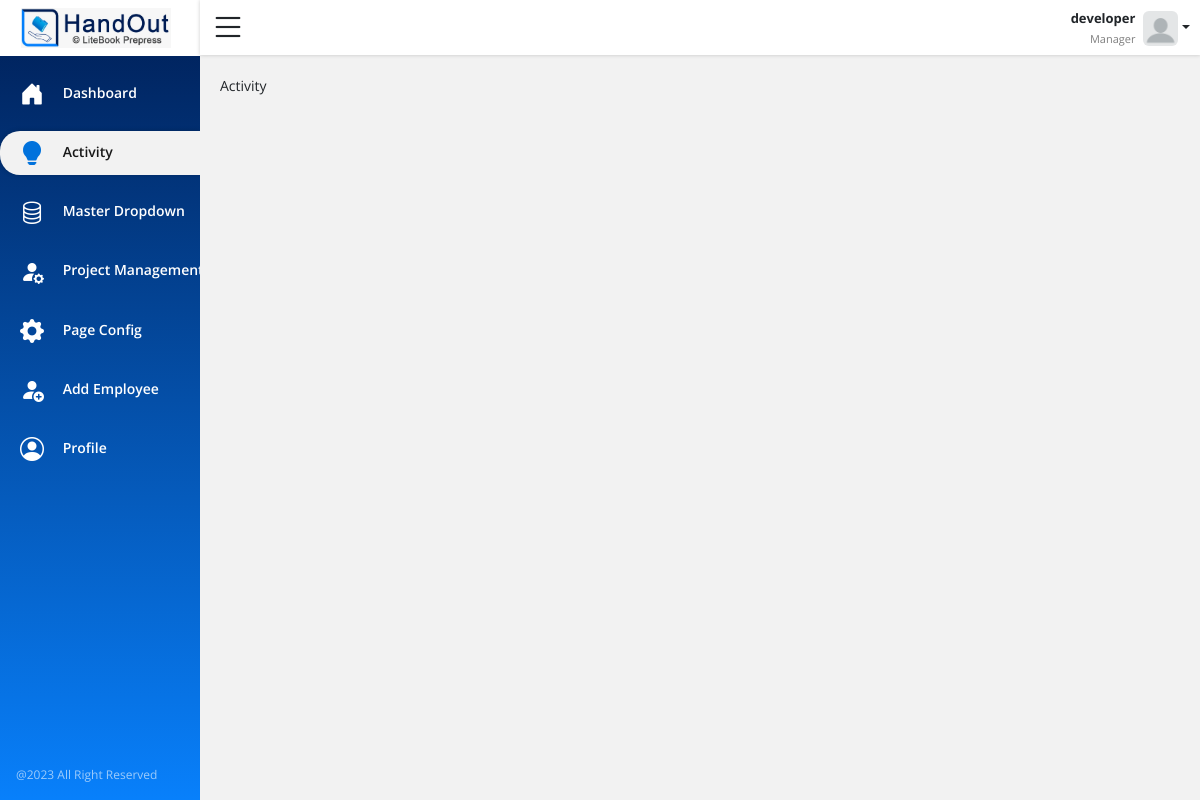
Page /activity.php (signed in) on the committed database.
### tables this page shows
CREATE TABLE `page_config` (
  `id` int(20) NOT NULL,
  `page_name` varchar(50) DEFAULT NULL,
  `page_file_name` varchar(75) DEFAULT NULL
);

CREATE TABLE `master_role` (
  `id` int(20) NOT NULL,
  `name` varchar(50) DEFAULT NULL,
  `create_date` date DEFAULT NULL
);

### shared/master_data_load.php (called while the page is built, shortened)
<?php
    function getValueMaster($dbName,$value,$conn){
        $result = mysqli_fetch_assoc(mysqli_query($conn, "SELECT * FROM $dbName WHERE id=$value"));
        return $result['name'];
    }
?>

### includes/aside.php (the view, shortened to what this page needs)
<aside class="admin_aside d-flex flex-column h-100 col-xl-2 col-lg-3 col-md-4">
        <header class="flx_0 desktop_logo bg-white">
            <a href="#" target="_blank">
                <img src="assets/images/logo.jpg" alt="">
            </a>
        </header>
        <div class="flx_1 aside_nav pt-3">
            <ul class="MenuLoad">
               <?php
                $getRoleid = $_SESSION['role'];
                if($getRoleid == 1){
                    $getPages = mysqli_query($conn, "SELECT * FROM `page_config` WHERE `id` != 1");
                }
                else{
                    $getPages = mysqli_query($conn, "SELECT * FROM `page_mapping` WHERE `role` = '$getRoleid'");
                }
                $getPageName = basename($_SERVER['REQUEST_URI'], '?' . $_SERVER['QUERY_STRING']);
                $getPageName = preg_replace('/\\.[^.\\s]{3,4}$/', '', $getPageName);
                ?>
                <li><a class="<?php if($getPageName == 'dashboard') {echo 'aside_nav_active';} else {echo '';} ?>" href="dashboard.php"> <i class="bi bi-house-door-fill"></i> Dashboard</a></li>
                <?php
                while ($row = mysqli_fetch_array($getPages)) {
                    $icons = '';
                    if($row["page_file_name"] == 'activity'){
                        $icons = 'bi-lightbulb-fill';
                    }
                    else if($row["page_file_name"] == 'master-dropdown'){
                        $icons = 'bi-database';
                    }
                    else if($row["page_file_name"] == 'project-management'){
                        $icons = 'bi-person-fill-gear';
                    }
                    else if($row["page_file_name"] == 'page-config'){
                        $icons = 'bi-gear-fill';
                    }
                    else if($row["page_file_name"] == 'add-employee'){
                        $icons = 'bi-person-fill-add';
                    }
                    else{
                        $icons ='bi-check-circle-fill';
                    }
                    ?>
                        <li> <a class="<?php if($getPageName == $row["page_file_name"]) {echo 'aside_nav_active';} else {echo '';} ?>" href="<?php echo $row["page_file_name"].'.php' ?>"> <i class="bi <?php echo $icons;?>"></i> <?php echo str_replace("-"," ",$row["page_file_name"]); ?></a> </li>
                    <?php
                }
                ?>
                <li><a class="<?php if($getPageName == 'profile') {echo 'aside_nav_active';} else {echo '';} ?>" href="profile.php"> <i class="bi bi-person-circle"></i> Profile</a></li>
            </ul>
        </div>
        <footer class="flx_0 footer_copy p-3">
            @2023 All Right Reserved
        </footer>
    </aside>

### includes/content-header.php (shortened to what this page needs)
<header class="main_header flx_0 w-100">
            <div class="row g-0">
                <div class="col-auto col-3 d-flex align-items-center top_h_left">
                    <div class="flx_0 res_menu pe-2 pe-sm-3">
                        <i class="bi bi-list"></i>
                    </div>
                </div>
                <div class="col d-flex align-items-center justify-content-end flex-row top_h_right">
                    <div class="prof_top cursor ps-4">
                        <div class="dropdown">
                            <div class="d-inline-flex dropdown-toggle" data-bs-toggle="dropdown">
                                <div class="flx_1 text-end pe-2">
                                    <h3 class="bld_txt_1 mb-0"><?php echo $_SESSION["username"]; ?></h3>
                                    <small class="font_1x txt_clr_1"> <?php
                                        require_once('shared/master_data_load.php');
                                        if(isset($_SESSION["role"])){
                                            echo getValueMaster('master_role',$_SESSION["role"],$conn);
                                        }
                                        else{
                                            echo '';
                                        }
                                    ?></small>
                                </div>
                                <div class="flx_0 profile_img">
                                <?php
                                    if($_SESSION['profileFileName'])
                                    {
                                        ?>
                                            <img src="assets/profile/<?php echo $_SESSION['profileFileName'] ?>" alt="" />
                                        <?php
                                    }
                                    else{
                                        ?>
                                            <img src="assets/images/no-profile.png" alt="" />
                                        <?php
                                    }
                                ?>
                                </div>
                            </div>
                        </div>
                    </div>
                </div>
            </div>
        </header>

### assets/css/responsive.css (style rules this page uses)
@media only screen and (min-width:768px) { .desktop_logo { display:block !important } }

### assets/css/login.css (style rules this page uses)
body { font-family: 'Open Sans', sans-serif; font-size:13px; }
html,body { height:100%; }

### assets/css/admin_style.css (style rules this page uses)
body { font-family: "Open Sans", sans-serif; font-size: 14px; font-weight: 400; }
html, body { height: 100%; }
.flx_0 { flex: 0 0 auto; }
.flx_1 { flex: 1 1 auto; }
.aside_nav li, .aside_nav ul { list-style: none; }
.aside_nav ul { padding: 0px; }
.aside_nav { overflow-y: auto; overflow-x: hidden; }
.aside_nav li a { font-weight: 600; text-decoration: none; color: #ffffff; padding: 10px 20px; margin-bottom: 15px; display: block; white-space: nowrap; text-transform: capitalize; }
.aside_nav li a.aside_nav_active, .aside_nav li a:hover { background: #f2f2f2; border-radius: 20px 0px 0px 20px; color: rgba(0, 0, 0, 0.9); box-shadow: 0px 0px 5px rgba(0, 0, 0, 0.2); }
.aside_nav li a i { font-size: 24px; display: inline-block; line-height: 0; padding-right: 15px; vertical-align: middle; }
.aside_nav li a.aside_nav_active i, .aside_nav li a:hover i { color: #0172dc; }
.footer_copy { font-size: 12px; white-space: nowrap; color: rgba(255, 255, 255, 0.6); }
.res_menu { cursor: pointer; }
.res_menu i { font-size: 36px; line-height: 0; }
.res_menu i.bi-list { font-size: 36px; }
.bld_txt_1 { font-weight: bold; font-size: 13px; }
.font_1x { font-size: 11px; }
.txt_clr_1 { color: rgba(0, 0, 0, 0.5); }
.profile_img img { width: 35px; height: 35px; border-radius: 6px; }
.cursor { cursor: pointer; }
.prof_top .dropdown-toggle:after { margin-top: 14px !important; }
.main_header { background: #fff; padding: 7px 10px; box-shadow: 0px 0px 4px rgba(0, 0, 0, 0.2); }
.admin_aside, .admin_right { transition: all 0.3s ease-in-out; }
.desktop_logo img { max-width: 150px; }
.desktop_logo { padding: 8px 8px 8px 21px; }

### rows in the picture
page_config: page_file_name "Activity"
page_config: page_file_name "Master Dropdown"
page_config: page_file_name "Project…"
page_config: page_file_name "Page Config"
page_config: page_file_name "Add Employee"
master_role: name "Manager"

### other values in the picture
$_SESSION["username"] "developer"
